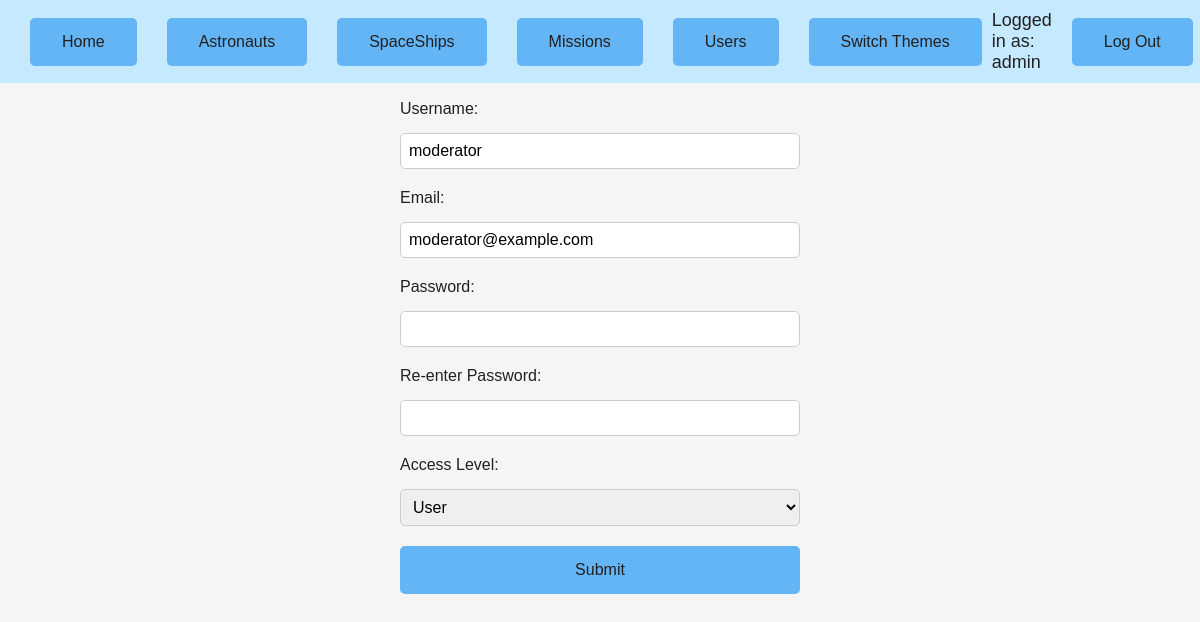
The page /php/users_update.php?id=3 (signed in) on the database as committed earlier.
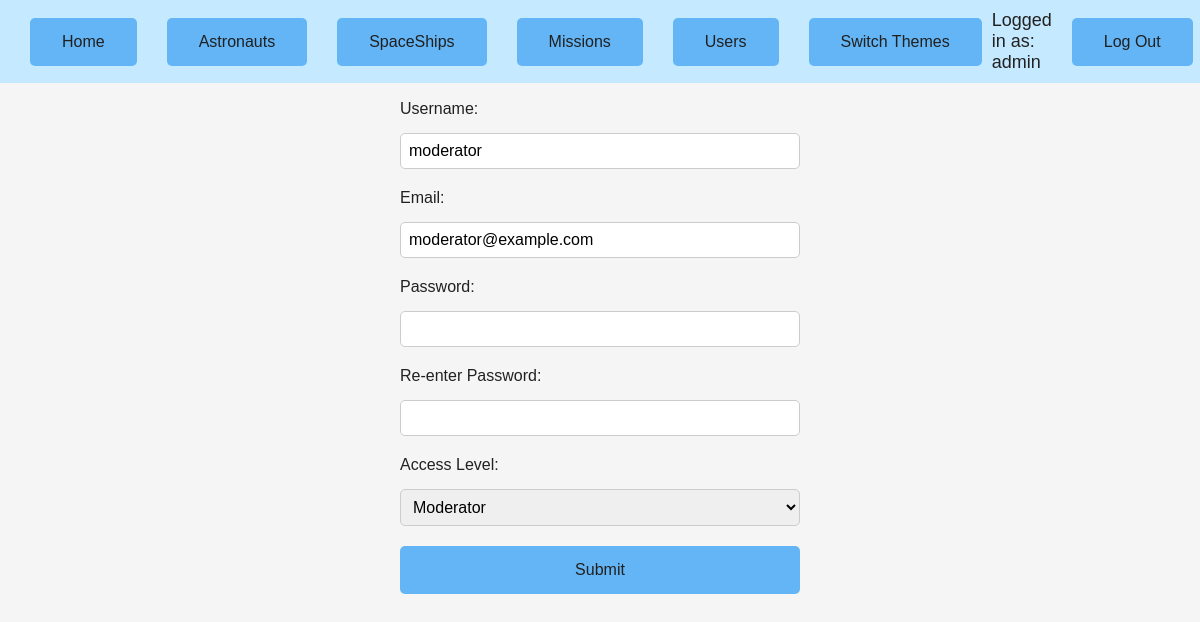
The same page on the database as committed later.
### tables this page shows
CREATE TABLE IF NOT EXISTS `users` (
  `id` INT(10) UNSIGNED NOT NULL AUTO_INCREMENT,
  `username` VARCHAR(45) NOT NULL,
  `email` VARCHAR(45) NOT NULL,
  `password` VARCHAR(255) NOT NULL,
  `access_level` ENUM('user', 'admin', 'moderator') NULL DEFAULT 'user',
  PRIMARY KEY (`id`),
  UNIQUE INDEX `username_UNIQUE` (`username`),
  UNIQUE INDEX `email_UNIQUE` (`email`));

### php/users_update.php (the view, shortened to what this page needs)
<?php
require_once "db.php";
$query = $db->prepare("SHOW COLUMNS FROM users LIKE 'access_level'");
$query->execute();
$result = $query->fetch(PDO::FETCH_ASSOC);
$access_levelOptions = [];
if ($result && strpos($result['Type'], 'enum') === 0) {
    preg_match("/^enum\((.*)\)$/", $result['Type'], $matches);
    $access_levelOptions = isset($matches[1]) ? str_getcsv($matches[1], ',', "'") : [];
}
$username = validateInput($_POST['username'] ?? "", 'string', 45);
$email = validateInput($_POST['email'] ?? "", 'email');
$access_level = strtolower(validateInput($_POST['access_level'] ?? "", 'string'));
$userId = isset($_GET['id']) ? filter_var($_GET['id'], FILTER_VALIDATE_INT) : null;
if ($userId) {
    $query = $db->prepare("SELECT * FROM users WHERE id = :id");
    $query->bindParam(":id", $userId, PDO::PARAM_INT);
    $query->execute();
    if ($result = $query->fetchObject()) {
        $username = $result->username;
        $email = $result->email;
        $access_level = $result->access_level;
    }
}
?>
<!DOCTYPE html>
<html lang="hu">
    <head>
        <link rel="stylesheet" href="../css/<?= $_SESSION["theme"] ?>_theme.css">
    </head>
    <body>
        <?php include "navbar.php"; ?>
        <form method="post" class="form-update">
            <div class="form-element-div">
                <label>Username:</label>
                <input type="text" name="username" value="<?= htmlspecialchars($username) ?>" required>
            </div>
            <div class="form-element-div">
                <label>Email:</label>
                <input type="text" name="email" value="<?= htmlspecialchars($email) ?>" required>
            </div>
            <div class="form-element-div">
                <label>Password:</label>
                <input type="password" name="password" required>
            </div>
            <div class="form-element-div">
                <label>Re-enter Password:</label>
                <input type="password" name="password_re" required>
            </div>
            <div class="form-element-div">
                <label>Access Level:</label>
                <select name="access_level">
                    <?php foreach ($access_levelOptions as $option): ?>
                        <option value="<?= $option ?>" <?= $option == $access_level ? 'selected' : '' ?>>
                            <?= ucfirst($option) ?>
                        </option>
                    <?php endforeach; ?>
                </select>
            </div>
            <button class="button" type="submit">Submit</button>
        </form>
    </body>
</html>

### php/navbar.php (shortened to what this page needs)
<?php
$navLinks = [
    'index.php' => 'Home',
    'astronauts.php' => 'Astronauts',
    'spaceships_view.php' => 'SpaceShips',
    'missions.php' => 'Missions'
];
if(isset($_SESSION['user'])){
    if($_SESSION['user']['access_level'] == "admin"){
        $navLinks['users.php'] = "Users";
    }
}
$navLinks['switch_theme.php'] = "Switch Themes";
?>
<div class="topnav">
    <?php
    $curHref = basename($_SERVER['SCRIPT_NAME']);
    foreach ($navLinks as $href => $title):
        if ($href !== 'login.php'): ?>
            <a href="<?= $href ?>" class="button <?= ($href === $curHref) ? 'active' : '' ?>">
                <?= $title ?>
            </a>
        <?php endif;
    endforeach;
    if (isset($_SESSION['user'])): ?>
        <div class="right">
            Logged in as: <?= htmlspecialchars($_SESSION['user']['username'], ENT_QUOTES, 'UTF-8') ?>
            <a class="button" href="logout.php">Log Out</a>
        </div>
    <?php else: ?>
        <div class="right">
            <a class="button" href="login.php">Log In</a>
        </div>
    <?php endif; ?>
</div>

### css/light_theme.css (style rules this page uses)
body { font-family: Arial, Helvetica, sans-serif; background-color: #f5f5f5; color: #212121; margin: 0%; }
.button { border: none; color: #202020; padding: 15px 32px; text-align: center; text-decoration: none; display: inline-block; font-size: 16px; background-color: #64b5f6; cursor: pointer; border-radius: 5px; }
.topnav { z-index: 100; }
.topnav a.button { margin-left: 20px; margin-right: 10px; white-space: nowrap; }
.topnav { background-color: rgb(197, 234, 255); padding: 10px; margin: 0; position: fixed; top: 0; width: 100%; display: flex; justify-content: space-between; align-items: center; }
.topnav .right { margin-right: 40px; align-items: center; }
.right { font-size: large; display: inline-flex; justify-content: flex-end; width: 100%; }
.form-update { display: flex; flex-direction: column; width: 400px; position: absolute; left: 50%; transform: translate(-50%, 0); align-items: stretch; gap: 20px; }
.form-update .form-element-div { display: flex; flex-direction: column; align-items: stretch; gap: 10px; }
.form-update .form-element-div label { font-size: 1rem; margin-bottom: 5px; }
.form-update .form-element-div textarea, .form-update .form-element-div input[type=text], .form-update .form-element-div input[type=date], .form-update .form-element-div input[type=password], .form-update .form-element-div select { padding: 8px; font-size: 1rem; border: 1px solid #ccc; border-radius: 5px; width: 100%; box-sizing: border-box; }

Rows that differ between the two databases and show on the page:
changed users "moderator": access_level (not shown) → "Moderator"
Other text that changed with them:
form field access_level: "User" → (not shown)
